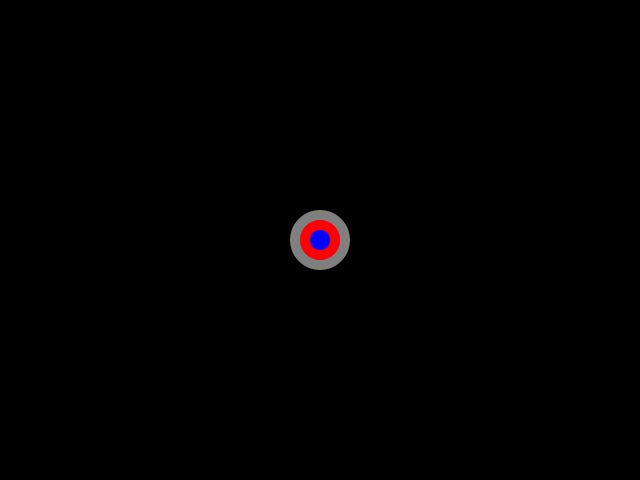
Frame 1 (no input)
Frame 60 (the mouse pressed at the canvas centre just before this capture): identical to frame 1, image omitted
Frame 120 (the mouse held since frame 60 and released just before this capture): identical to frame 1, image omitted

The Processing sketch that drew this single still picture (run headless with seeded random() and noise(); from frame 60 on, the mouse is pressed at the canvas centre):

// Processing sketch: code10_04
// ── code10_04.pde
//マウスを動かした際の座標
float moveX, moveY;
//マウスをドラッグした際の座標
float dragX, dragY;
//ドラッグした座標と現在の位置を補完
float interpX, interpY;

void setup() {
  size(640, 480);
  noStroke();
  //それぞれの座標を画面中央に初期化
  interpX = moveX = dragX = width/2;
  interpY = moveY = dragY = height/2;
}

void draw() {
  background(0);
  //ドラッグした場所を補完してなめらかな動きに
  fill(127);
  interpX = interpX + (dragX - interpX) * 0.1;
  interpY = interpY + (dragY - interpY) * 0.1;
  //補完した場所に円を描く
  ellipse(interpX, interpY, 60, 60);
  //ドラッグしたマウスの位置に円を描く
  fill(255, 0, 0);
  ellipse(dragX, dragY, 40, 40);
  //動かしたマウスの位置に円を描く
  fill(0, 0, 255);
  ellipse(moveX, moveY, 20, 20);
}

//マウスを動かした時
void mouseMoved() {
  moveX = mouseX;
  moveY = mouseY;
}

//マウスをドラッグした時
void mouseDragged() {
  dragX = mouseX;
  dragY = mouseY;
}

//マウスボタンを押した時
void mousePressed() {
  dragX = mouseX;
  dragY = mouseY;
}

//マウスボタンを離した時
void mouseReleased() {
  dragX = width/2;
  dragY = height/2;
}
